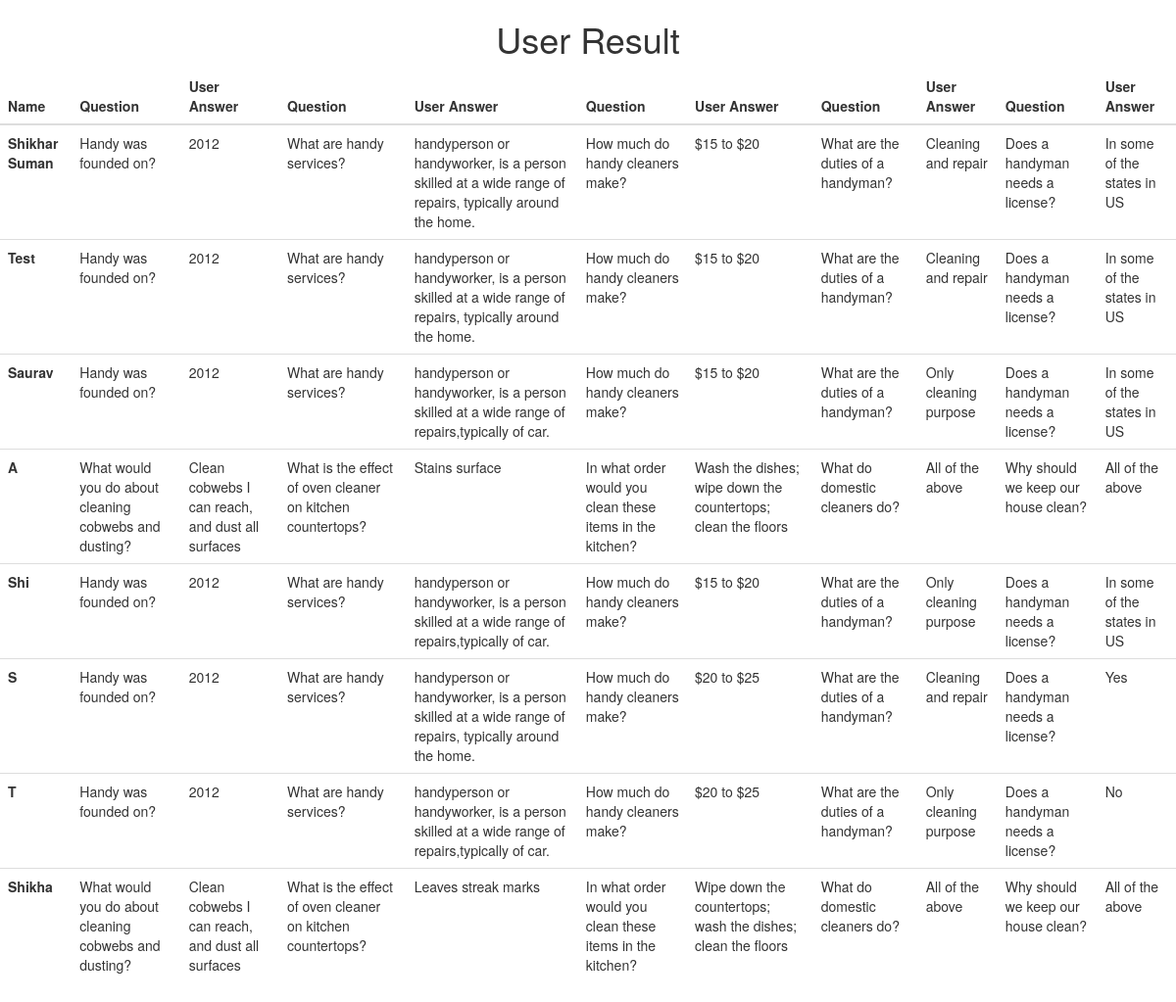
The page /userresults/ on the database its author committed.
### userlogin/models.py (models this page shows)
class User_results(models.Model):
    User_name = models.CharField(max_length=30)
    question = models.CharField(max_length=100)
    answer = models.CharField(max_length=200)
    user_answer = models.CharField(max_length=200)
    date = models.DateTimeField(auto_now_add=True)
    def __str__(self):
        return(self.User_name)

### userlogin/views.py (the view)
# urls.py: path('userresults/', views.resultpage,name='userresult'),
def resultpage(request):
    res = User_results.objects.all()
    User_questions_hashmap = defaultdict(lambda :defaultdict(list))
    i = 0
    for data in res:
        User_questions_hashmap[data.User_name][i].append(data)
        i += 1
    for obj in User_questions_hashmap:
        User_questions_hashmap[obj].default_factory = None
    print(User_questions_hashmap)
    return render(request,'user_results.html',{'res':res,'hashmap':dict(User_questions_hashmap)})

### templates/user_results.html (shortened to what this page needs)
<!DOCTYPE html>
<html lang="en">
<head>
    <link rel="stylesheet" href="https://maxcdn.bootstrapcdn.com/bootstrap/3.3.7/css/bootstrap.min.css">
    <link rel="stylesheet" href="https://maxcdn.bootstrapcdn.com/bootstrap/3.3.7/css/bootstrap-theme.min.css">
</head>
<body>
    <h1><center>User Result</h1>
    <table class="table table-hover">
        <thead>
            <tr>
                <th scope="col">Name</th>
                    {% with ''|center:5 as range %}
                    {% for _ in range %}
                            <th scope="col">Question</th>
                            <th scope="col">User Answer</th>
                    {% endfor%}
                    {% endwith %}
            </tr>
        </thead>
        <tbody>
            {% for key, value in hashmap.items %}
            <tr>
                    <th scope="row">{{ key }}</th>
                    {% for val in value.values %}
                        {% for obj in val %}
                            <td>{{ obj.question }}</td>
                            <td>{{ obj.user_answer }}</td>
                        {% endfor %}
                    {% endfor%}
            </tr>
            {% endfor %}
        </tbody>
    </table>
</body>
</html>

### rows shown on the page
User_results: hashmap "Shikhar Suman", question "Handy was founded on?", user_answer "2012"
User_results: question "What are handy services?", user_answer "handyperson or handyworker, is a person skilled at a wide range of repairs, typically around the home."
User_results: question "How much do handy cleaners make?", user_answer "$15 to $20"
User_results: question "What are the duties of a handyman?", user_answer "Cleaning and repair"
User_results: question "Does a handyman needs a license?", user_answer "In some of the states in US"
User_results: hashmap "Test", question "Handy was founded on?", user_answer "2012"
User_results: question "What are handy services?", user_answer "handyperson or handyworker, is a person skilled at a wide range of repairs, typically around the home."
User_results: question "How much do handy cleaners make?", user_answer "$15 to $20"
User_results: question "What are the duties of a handyman?", user_answer "Cleaning and repair"
User_results: question "Does a handyman needs a license?", user_answer "In some of the states in US"
User_results: hashmap "Saurav", question "Handy was founded on?", user_answer "2012"
User_results: question "What are handy services?", user_answer "handyperson or handyworker, is a person skilled at a wide range of repairs,typically of car."
User_results: question "How much do handy cleaners make?", user_answer "$15 to $20"
User_results: question "What are the duties of a handyman?", user_answer "Only cleaning purpose"
User_results: question "Does a handyman needs a license?", user_answer "In some of the states in US"
User_results: question "What would you do about cleaning cobwebs and dusting?", user_answer "Clean cobwebs I can reach, and dust all surfaces"
User_results: question "What is the effect of oven cleaner on kitchen countertops?", user_answer "Stains surface"
User_results: question "In what order would you clean these items in the kitchen?", user_answer "Wash the dishes; wipe down the countertops; clean the floors"
User_results: question "What do domestic cleaners do?", user_answer "All of the above"
User_results: question "Why should we keep our house clean?", user_answer "All of the above"
User_results: hashmap "Shi", question "Handy was founded on?", user_answer "2012"
User_results: question "What are handy services?", user_answer "handyperson or handyworker, is a person skilled at a wide range of repairs,typically of car."
User_results: question "How much do handy cleaners make?", user_answer "$15 to $20"
User_results: question "What are the duties of a handyman?", user_answer "Only cleaning purpose"
User_results: question "Does a handyman needs a license?", user_answer "In some of the states in US"
User_results: question "Handy was founded on?", user_answer "2012"
User_results: question "What are handy services?", user_answer "handyperson or handyworker, is a person skilled at a wide range of repairs, typically around the home."
User_results: question "How much do handy cleaners make?", user_answer "$20 to $25"
User_results: question "What are the duties of a handyman?", user_answer "Cleaning and repair"
User_results: question "Does a handyman needs a license?", user_answer "Yes"
User_results: question "Handy was founded on?", user_answer "2012"
User_results: question "What are handy services?", user_answer "handyperson or handyworker, is a person skilled at a wide range of repairs,typically of car."
User_results: question "How much do handy cleaners make?", user_answer "$20 to $25"
User_results: question "What are the duties of a handyman?", user_answer "Only cleaning purpose"
User_results: question "Does a handyman needs a license?", user_answer "No"
User_results: hashmap "Shikha", question "What would you do about cleaning cobwebs and dusting?", user_answer "Clean cobwebs I can reach, and dust all surfaces"
User_results: question "What is the effect of oven cleaner on kitchen countertops?", user_answer "Leaves streak marks"
User_results: question "In what order would you clean these items in the kitchen?", user_answer "Wipe down the countertops; wash the dishes; clean the floors"
User_results: question "What do domestic cleaners do?", user_answer "All of the above"
User_results: question "Why should we keep our house clean?", user_answer "All of the above"

### other values the page prints
{{ key }} "A" "S" "T"
